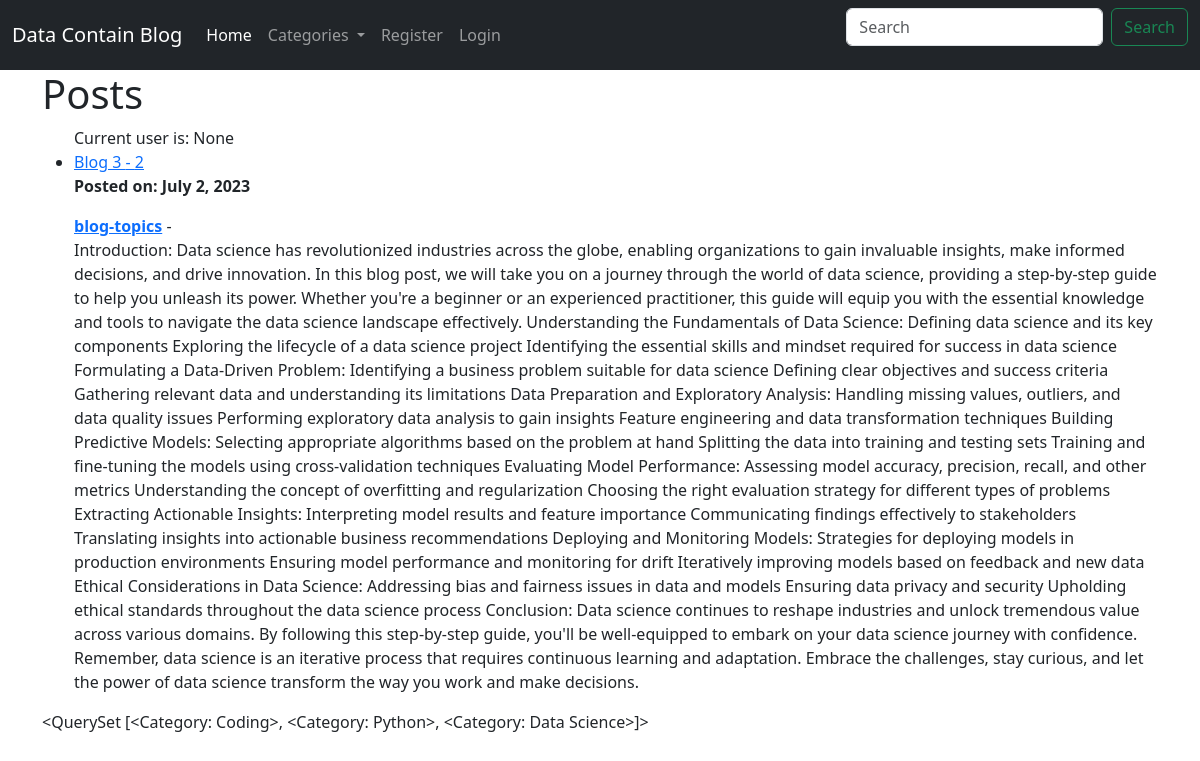
Before: / with the older database file.
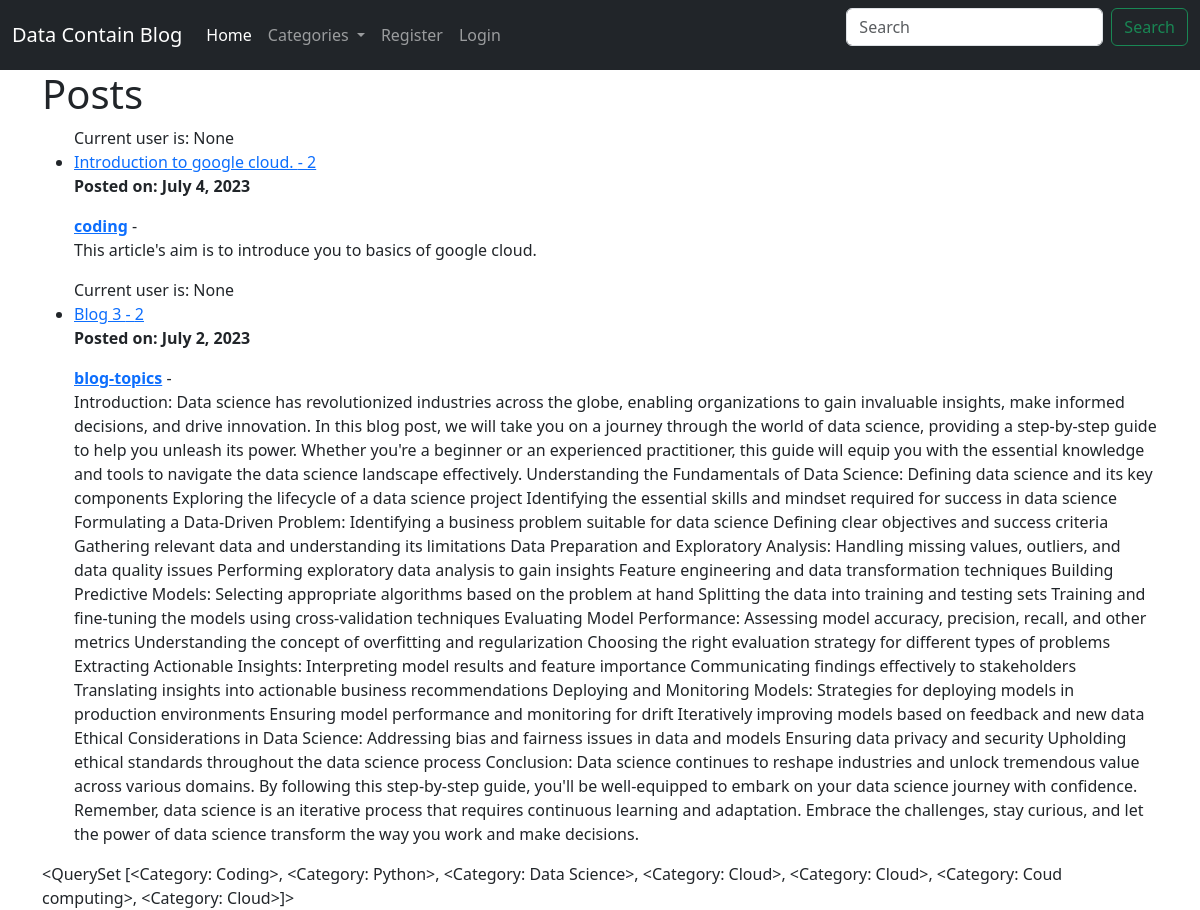
After: the same page with the newer database file.
### blogapp/models.py (models this page shows, shortened)
class Post(models.Model):
    title = models.CharField(max_length=255)
    title_tag = models.CharField(max_length=255,default='My Data Science Blog')
    author = models.ForeignKey(User, on_delete=models.CASCADE)
    body = models.TextField()
    post_date = models.DateField(auto_created=True,default=timezone.now)
    category  = models.CharField(max_length=255, default= 'coding')
    likes = models.ManyToManyField(User, related_name='blogpost')

class Category(models.Model):
    name = models.CharField(max_length=255)
    def __str__(self):
        return self.name

### blogapp/views.py (the view)
# urls.py: path('', HomeView.as_view(), name='home'),
class HomeView(ListView):
    model = Post
    template_name = 'home.html'
    cats = Category.objects.all()
    ordering = ['-post_date']
    def get_context_data(self, *args, **kwargs):
        cat_menu = Category.objects.all()
        context = super(HomeView, self).get_context_data(*args, **kwargs)
        context['cat_menu'] = cat_menu
        return context

### blogapp/templates/home.html (shortened to what this page needs)
{% extends 'base.html' %}
{% block content %}
<h1>Posts</h1>
<ul>
{% for post in object_list %}
Current user is: {{ user.id }}
<li><a href="{% url 'article-details' post.pk %}"> {{ post.title }} - {{ post.author.id }} </a>
   <p> <strong>Posted on: {{ post.post_date }} </strong><p>
    <a href="{% url 'category' post.category  %}"> <strong> {{ post.category|slugify }}</strong></a>
                 {{ post.author.last_name }} -
    {{ post.body }}</li>
    {% endfor %}
</ul>
{{ cat_menu }}
{% endblock %}

### blogapp/templates/base.html (shortened to what this page needs)
<html>
<head>
    <link href="https://cdn.jsdelivr.net/npm/bootstrap@5.3.0/dist/css/bootstrap.min.css" rel="stylesheet">
</head>
<body>
    <nav class="navbar navbar-expand-lg navbar-dark bg-dark">
        <div class="container-fluid">
          <a class="navbar-brand" href="#">Data Contain Blog</a>
          <div class="collapse navbar-collapse" id="navbarSupportedContent">
            <ul class="navbar-nav me-auto mb-2 mb-lg-0">
              <li class="nav-item">
                <a class="nav-link active" aria-current="page" href="{% url 'home' %}">Home</a>
              </li>
                 {% if cat_menu %}
              <li class="nav-item dropdown">
                <a class="nav-link dropdown-toggle" href="#" role="button" data-bs-toggle="dropdown" aria-expanded="false">
                  Categories
                </a>
              </li>
              {% else %}
              category list
              <li class="nav-item">
                <a class="nav-link" href="{% url 'category_list' %}">Categories</a>
                </li>
              {% endif %}
                {% if user.is_authenticated %}
                <li class="nav-item">
                <a class="nav-link" href="{% url 'add_post' %}">Add Post</a>
                </li>
                <li class="nav-item">
                  <a class="nav-link" href="{% url 'add_category' %}">Add Category</a>
                  </li>
              <li class="nav-item">
                <a class="nav-link" href="{% url 'logout' %}">Logout</a>
              </li>
              {% else %}
              <li class="nav-item">
                <a class="nav-link" href="{% url 'register' %}">Register</a>
              </li>
              <li class="nav-item">
                <a class="nav-link" href="{% url 'login' %}">Login</a>
              </li>
              {% endif %}
            </ul>
            <form class="d-flex">
              <input class="form-control me-2" type="search" placeholder="Search" aria-label="Search">
              <button class="btn btn-outline-success" type="submit">Search</button>
            </form>
          </div>
        </div>
      </nav>
<div class="container">
{% block content %}
{% load bootstrap5 %}
{% endblock %}
</body>
</html>

Changed rows visible on the page:
added Post: id "None", title "Introduction to google cloud.", author.id "2", post_date "July 4, 2023", category|slugify "coding", body "This article's aim is to introduce you to basics of google cloud."
computed for Category: name.name "<QuerySet [<Category: Coding>, <Category: Python>, <Category: Data Science>]>" → "…<Category: Python>, <Category: Data Science>, <Category: Cloud>, <Category: Cloud>, <Category: Coud computing>, <Category: Cloud>]>"
